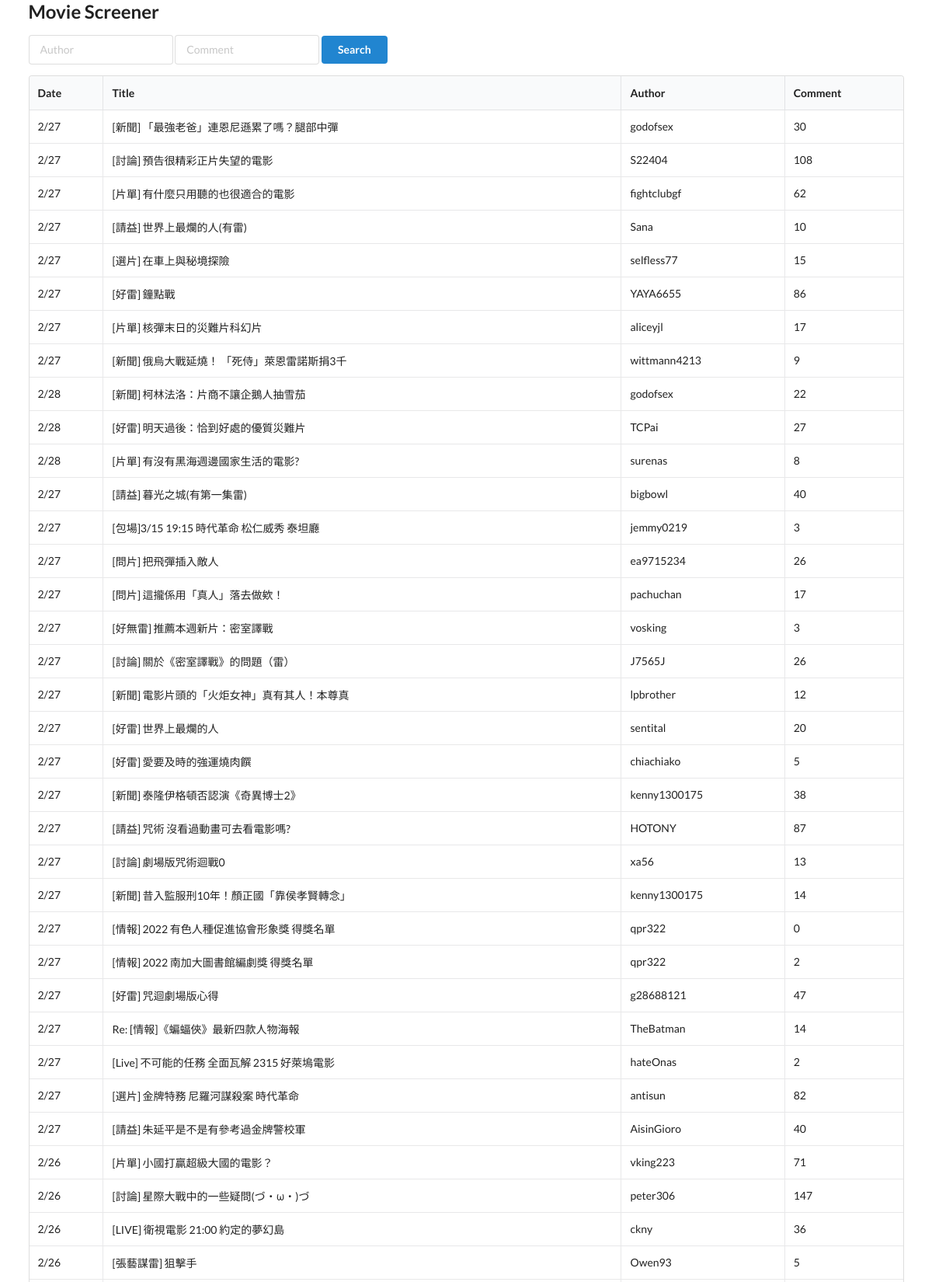
Screenshot of /?page_num=4&author=&date=&comment= (upper part) with the database file from the repository.
### models.py (models this page shows)
class Movie(Base):
    __tablename__ = "movies"
    author = Column(String, index=True)
    title = Column(String,primary_key=True, index=True)
    date = Column(String, index=True)
    comment = Column(Integer, index=True)  # Column(Numeric(10,2))

### main.py (the view)
@app.get("/") # 指定 api 路徑 (get方法)
def home(request: Request, date = "", title = "", author = "", comment = "", limit: int = 50, page_num: int = 1, db: Session = Depends(get_db)):
    conn = sqlite3.connect('movies.db')  #建立資料庫
    cursor = conn.cursor()
    data_length = len(pd.read_sql("SELECT * FROM movies", conn))
    movies= db.query(Movie)
    if author != "":
        movies = movies.filter(Movie.author == author)
    if comment != "":
        movies = movies.filter(Movie.comment > comment)
    skip = (page_num - 1) * limit
    data_length = movies.offset(skip).count()
    print(data_length)
    movies = movies.offset(skip).limit(limit)
    response = {
        "request": request,
        "movies": movies,
        "page_num": page_num,
        "pagination":{}
    }
    start = (page_num - 1) * limit
    end = start + limit
    if end >= data_length:
        response["pagination"]["next"] = None
        if page_num > 1:
            response["pagination"]["previous"] = f"?page_num={page_num-1}&author={author}&date={date}&comment={comment}"
        else:
            response["pagination"]["previous"] = None
    else:
        if page_num > 1:
            response["pagination"]["previous"] = f"?page_num={page_num-1}&author={author}&date={date}&comment={comment}"
        else:
            response["pagination"]["previous"] = None
        response["pagination"]["next"] = f"?page_num={page_num+1}&author={author}&date={date}&comment={comment}"
    return templates.TemplateResponse("home.html", response)

### templates/home.html (shortened to what this page needs)
{% extends "layout.html" %}
{% block content %}
<form method="get">
    <div class="ui input">
        <input name="author" type="text" placeholder="Author" value="{{ author or '' }}">
    </div>
    <div class="ui input">
        <input name="comment" type="text" placeholder="Comment" value="{{ comment or '' }}">
    </div>
    <button class="ui button primary">
        Search
    </button>
</form>
<table class="ui celled table">
    <thead>
      <tr>
        <th>Date</th>
        <th>Title</th>
        <th>Author</th>
        <th>Comment</th>
      </tr>
    </thead>
    <tbody>
      {% for movie in movies %}
      <tr>
        <td>{{ movie.date }}</td>
        <td>{{ movie.title }}</td>
        <td>{{ movie.author }}</td>
        <td>{{ movie.comment }}</td>
      </tr>
      {% endfor %}
    </tbody>
</table>
{% endblock %}

### rows the page displays
Movie: date "2/27", title "[新聞] 「最強老爸」連恩尼遜累了嗎？腿部中彈", author "godofsex", comment "30"
Movie: date "2/27", title "[討論] 預告很精彩正片失望的電影", author "S22404", comment "108"
Movie: date "2/27", title "[片單] 有什麼只用聽的也很適合的電影", author "fightclubgf", comment "62"
Movie: date "2/27", title "[請益] 世界上最爛的人(有雷)", author "Sana", comment "10"
Movie: date "2/27", title "[選片] 在車上與秘境探險", author "selfless77", comment "15"
Movie: date "2/27", title "[好雷] 鐘點戰", author "YAYA6655", comment "86"
Movie: date "2/27", title "[片單] 核彈末日的災難片科幻片", author "aliceyjl", comment "17"
Movie: date "2/27", title "[新聞] 俄烏大戰延燒！ 「死侍」萊恩雷諾斯捐3千", author "wittmann4213", comment "9"
Movie: date "2/28", title "[新聞] 柯林法洛：片商不讓企鵝人抽雪茄", author "godofsex", comment "22"
Movie: date "2/28", title "[好雷] 明天過後：恰到好處的優質災難片", author "TCPai", comment "27"
Movie: date "2/28", title "[片單] 有沒有黑海週邊國家生活的電影?", author "surenas", comment "8"
Movie: date "2/27", title "[請益] 暮光之城(有第一集雷)", author "bigbowl", comment "40"
Movie: date "2/27", title "[包場]3/15 19:15 時代革命 松仁威秀 泰坦廳", author "jemmy0219", comment "3"
Movie: date "2/27", title "[問片] 把飛彈插入敵人", author "ea9715234", comment "26"
Movie: date "2/27", title "[問片] 這攏係用「真人」落去做欸！", author "pachuchan", comment "17"
Movie: date "2/27", title "[好無雷] 推薦本週新片：密室譯戰", author "vosking", comment "3"
Movie: date "2/27", title "[討論] 關於《密室譯戰》的問題（雷）", author "J7565J", comment "26"
Movie: date "2/27", title "[新聞] 電影片頭的「火炬女神」真有其人！本尊真", author "lpbrother", comment "12"
Movie: date "2/27", title "[好雷] 世界上最爛的人", author "sentital", comment "20"
Movie: date "2/27", title "[好雷] 愛要及時的強運燒肉饌", author "chiachiako", comment "5"
Movie: date "2/27", title "[新聞] 泰隆伊格頓否認演《奇異博士2》", author "kenny1300175", comment "38"
Movie: date "2/27", title "[請益] 咒術 沒看過動畫可去看電影嗎?", author "HOTONY", comment "87"
Movie: date "2/27", title "[討論] 劇場版咒術迴戰0", author "xa56", comment "13"
Movie: date "2/27", title "[新聞] 昔入監服刑10年！顏正國「靠侯孝賢轉念」", author "kenny1300175", comment "14"
Movie: date "2/27", title "[情報] 2022 有色人種促進協會形象獎 得獎名單", author "qpr322", comment "0"
Movie: date "2/27", title "[情報] 2022 南加大圖書館編劇獎 得獎名單", author "qpr322", comment "2"
Movie: date "2/27", title "[好雷] 咒迴劇場版心得", author "g28688121", comment "47"
Movie: date "2/27", title "Re: [情報]《蝙蝠俠》最新四款人物海報", author "TheBatman", comment "14"
Movie: date "2/27", title "[Live] 不可能的任務 全面瓦解 2315 好萊塢電影", author "hateOnas", comment "2"
Movie: date "2/27", title "[選片] 金牌特務 尼羅河謀殺案 時代革命", author "antisun", comment "82"
Movie: date "2/27", title "[請益] 朱延平是不是有參考過金牌警校軍", author "AisinGioro", comment "40"
Movie: date "2/26", title "[片單] 小國打贏超級大國的電影？", author "vking223", comment "71"
Movie: date "2/26", title "[討論] 星際大戰中的一些疑問(づ・ω・)づ", author "peter306", comment "147"
Movie: date "2/26", title "[LIVE] 衛視電影 21:00 約定的夢幻島", author "ckny", comment "36"
Movie: date "2/26", title "[張藝謀雷] 狙擊手", author "Owen93", comment "5"
